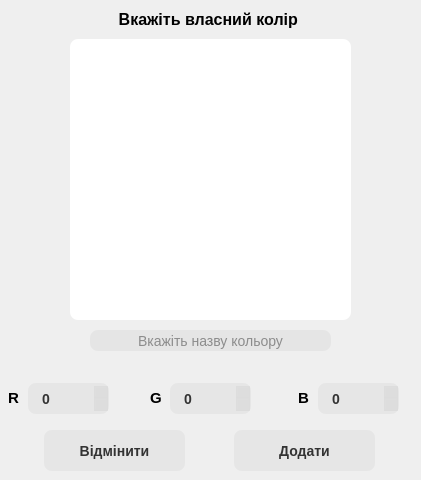
<?xml version="1.0" encoding="UTF-8"?>
<ui version="4.0">
 <class>AddColorWindow</class>
 <widget class="QWidget" name="AddColorWindow">
  <property name="geometry">
   <rect>
    <x>0</x>
    <y>0</y>
    <width>421</width>
    <height>480</height>
   </rect>
  </property>
  <property name="minimumSize">
   <size>
    <width>421</width>
    <height>457</height>
   </size>
  </property>
  <property name="maximumSize">
   <size>
    <width>421</width>
    <height>480</height>
   </size>
  </property>
  <property name="windowTitle">
   <string>Додавання кольору</string>
  </property>
  <property name="windowIcon">
   <iconset>
    <normaloff>images/Guess the color.png</normaloff>images/Guess the color.png</iconset>
  </property>
  <widget class="QLabel" name="label_4">
   <property name="geometry">
    <rect>
     <x>298</x>
     <y>390</y>
     <width>16</width>
     <height>16</height>
    </rect>
   </property>
   <property name="font">
    <font>
     <family>Arial</family>
     <pointsize>11</pointsize>
     <bold>true</bold>
    </font>
   </property>
   <property name="text">
    <string>B</string>
   </property>
  </widget>
  <widget class="QSpinBox" name="spinBox_2">
   <property name="geometry">
    <rect>
     <x>170</x>
     <y>383</y>
     <width>81</width>
     <height>31</height>
    </rect>
   </property>
   <property name="font">
    <font>
     <family>Arial</family>
     <pointsize>-1</pointsize>
     <fontweight>Medium</fontweight>
    </font>
   </property>
   <property name="styleSheet">
    <string notr="true">  background-color: rgba(51, 51, 51, 0.05);
  border-radius: 8px;
  border-width: 0;
  color: #333333;
  font-size: 14px;
  font-weight: 500;
  line-height: 20px;
  padding: 10px 12px;

</string>
   </property>
   <property name="maximum">
    <number>255</number>
   </property>
  </widget>
  <widget class="QPushButton" name="pushButton">
   <property name="geometry">
    <rect>
     <x>44</x>
     <y>430</y>
     <width>141</width>
     <height>41</height>
    </rect>
   </property>
   <property name="font">
    <font>
     <family>Arial</family>
     <pointsize>-1</pointsize>
     <bold>true</bold>
    </font>
   </property>
   <property name="styleSheet">
    <string notr="true">  background-color: rgba(51, 51, 51, 0.05);
  border-radius: 8px;
  color: #333333;
  font-size: 14px;



</string>
   </property>
   <property name="text">
    <string>Відмінити</string>
   </property>
  </widget>
  <widget class="QSpinBox" name="spinBox">
   <property name="geometry">
    <rect>
     <x>28</x>
     <y>383</y>
     <width>81</width>
     <height>31</height>
    </rect>
   </property>
   <property name="font">
    <font>
     <family>Arial</family>
     <pointsize>-1</pointsize>
     <fontweight>Medium</fontweight>
    </font>
   </property>
   <property name="styleSheet">
    <string notr="true">  background-color: rgba(51, 51, 51, 0.05);
  border-radius: 8px;
  border-width: 0;
  color: #333333;
  font-size: 14px;
  font-weight: 500;
  line-height: 20px;
  padding: 10px 12px;

</string>
   </property>
   <property name="maximum">
    <number>255</number>
   </property>
  </widget>
  <widget class="QLabel" name="label_2">
   <property name="geometry">
    <rect>
     <x>8</x>
     <y>390</y>
     <width>16</width>
     <height>16</height>
    </rect>
   </property>
   <property name="font">
    <font>
     <family>Arial</family>
     <pointsize>11</pointsize>
     <bold>true</bold>
    </font>
   </property>
   <property name="text">
    <string>R</string>
   </property>
  </widget>
  <widget class="QFrame" name="frame">
   <property name="geometry">
    <rect>
     <x>70</x>
     <y>39</y>
     <width>281</width>
     <height>281</height>
    </rect>
   </property>
   <property name="font">
    <font>
     <pointsize>12</pointsize>
    </font>
   </property>
   <property name="styleSheet">
    <string notr="true">background-color: rgb(255, 255, 255);
border-radius: 8px;</string>
   </property>
   <property name="frameShape">
    <enum>QFrame::StyledPanel</enum>
   </property>
   <property name="frameShadow">
    <enum>QFrame::Raised</enum>
   </property>
  </widget>
  <widget class="QSpinBox" name="spinBox_3">
   <property name="geometry">
    <rect>
     <x>318</x>
     <y>383</y>
     <width>81</width>
     <height>31</height>
    </rect>
   </property>
   <property name="font">
    <font>
     <family>Arial</family>
     <pointsize>-1</pointsize>
     <fontweight>Medium</fontweight>
    </font>
   </property>
   <property name="styleSheet">
    <string notr="true">  background-color: rgba(51, 51, 51, 0.05);
  border-radius: 8px;
  border-width: 0;
  color: #333333;
  font-size: 14px;
  font-weight: 500;
  line-height: 20px;
  padding: 10px 12px;

</string>
   </property>
   <property name="maximum">
    <number>255</number>
   </property>
  </widget>
  <widget class="QLabel" name="label">
   <property name="geometry">
    <rect>
     <x>90</x>
     <y>9</y>
     <width>241</width>
     <height>20</height>
    </rect>
   </property>
   <property name="font">
    <font>
     <family>Arial</family>
     <pointsize>12</pointsize>
     <bold>true</bold>
    </font>
   </property>
   <property name="text">
    <string>Вкажіть власний колір </string>
   </property>
   <property name="alignment">
    <set>Qt::AlignCenter</set>
   </property>
  </widget>
  <widget class="QPushButton" name="pushButton_2">
   <property name="geometry">
    <rect>
     <x>234</x>
     <y>430</y>
     <width>141</width>
     <height>41</height>
    </rect>
   </property>
   <property name="font">
    <font>
     <family>Arial</family>
     <pointsize>-1</pointsize>
     <bold>true</bold>
    </font>
   </property>
   <property name="styleSheet">
    <string notr="true">  background-color: rgba(51, 51, 51, 0.05);
  border-radius: 8px;
  color: #333333;
  font-size: 14px;</string>
   </property>
   <property name="text">
    <string>Додати</string>
   </property>
  </widget>
  <widget class="QLabel" name="label_3">
   <property name="geometry">
    <rect>
     <x>150</x>
     <y>390</y>
     <width>16</width>
     <height>16</height>
    </rect>
   </property>
   <property name="font">
    <font>
     <pointsize>11</pointsize>
     <bold>true</bold>
    </font>
   </property>
   <property name="text">
    <string>G</string>
   </property>
  </widget>
  <widget class="QLineEdit" name="lineEdit">
   <property name="geometry">
    <rect>
     <x>90</x>
     <y>330</y>
     <width>241</width>
     <height>21</height>
    </rect>
   </property>
   <property name="toolTipDuration">
    <number>-1</number>
   </property>
   <property name="accessibleDescription">
    <string>1</string>
   </property>
   <property name="layoutDirection">
    <enum>Qt::LeftToRight</enum>
   </property>
   <property name="styleSheet">
    <string notr="true">  background-color: rgba(31, 31, 31, 0.05);
  border-radius: 8px;
  color: #333333;
  font-size: 14px;</string>
   </property>
   <property name="locale">
    <locale language="Ukrainian" country="Ukraine"/>
   </property>
   <property name="inputMask">
    <string/>
   </property>
   <property name="text">
    <string/>
   </property>
   <property name="alignment">
    <set>Qt::AlignCenter</set>
   </property>
   <property name="placeholderText">
    <string>Вкажіть назву кольору</string>
   </property>
   <property name="clearButtonEnabled">
    <bool>false</bool>
   </property>
  </widget>
 </widget>
 <resources/>
 <connections/>
</ui>
